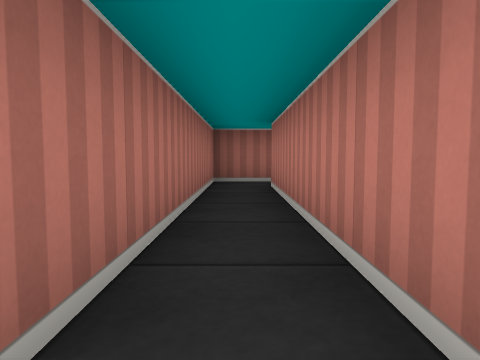
view 1 (above)

13 first-person views from a walk through a cub3D ray-caster map. The camera is about half as high as the walls, tilts 4° down and sees 70° across. The floor is counted in squares. Each view is taken from the middle of a square. On the plan, view 1 faces up. The plan holds only what a view shows up to about 9 squares ahead; the rest is blank.

view 2
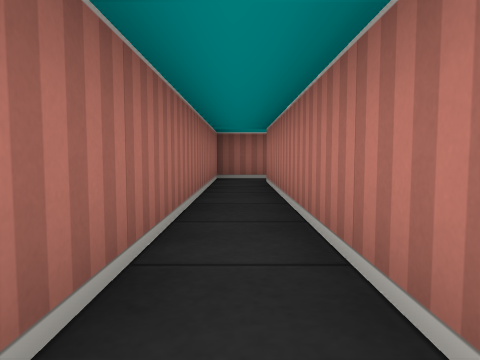

view 3
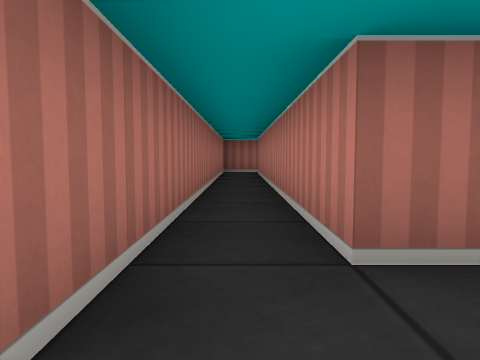

view 4
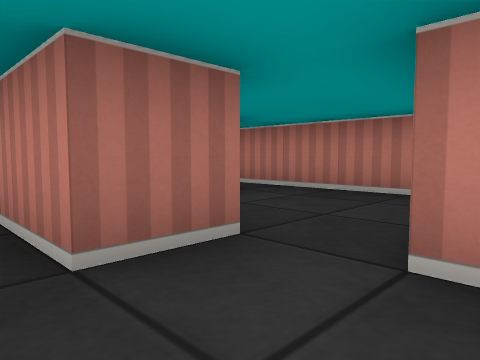

view 5
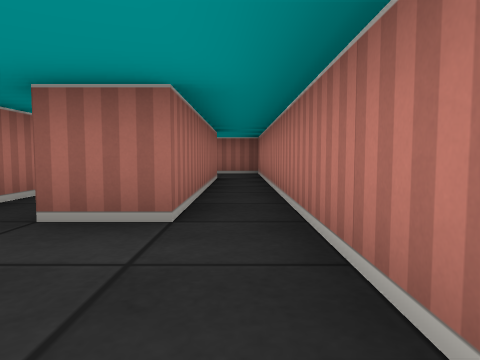

view 6
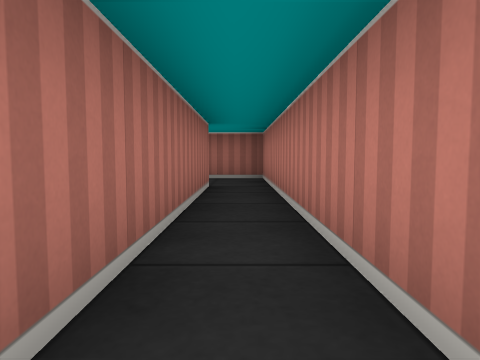

view 7
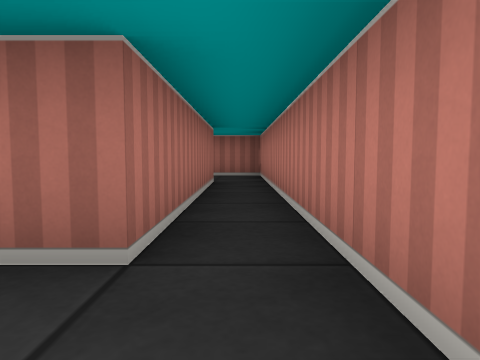

view 8
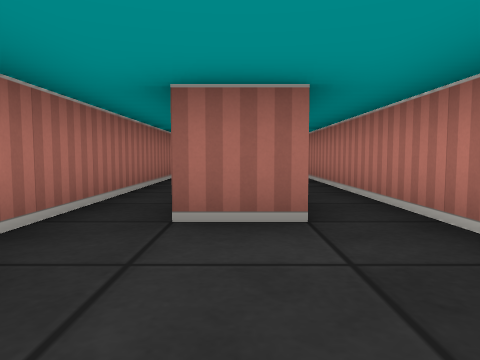

view 9
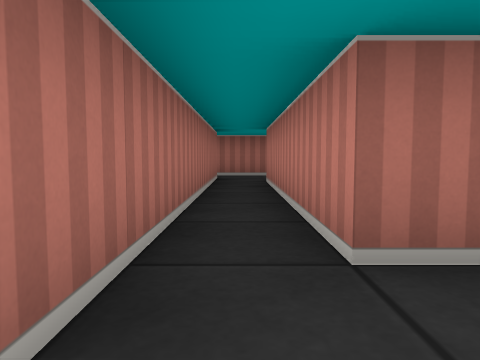

view 10
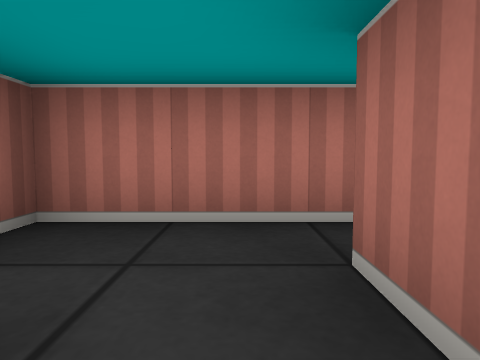

view 11
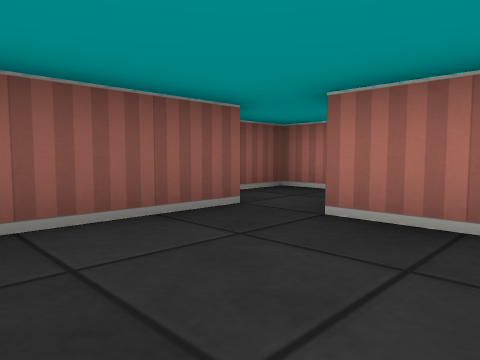

view 12
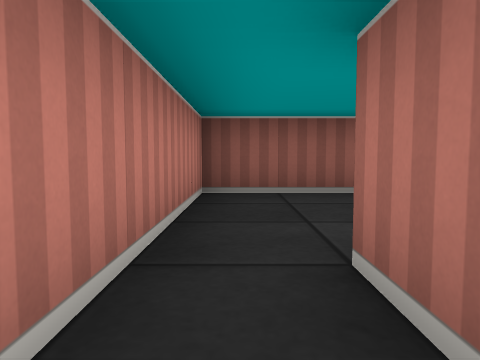

view 13
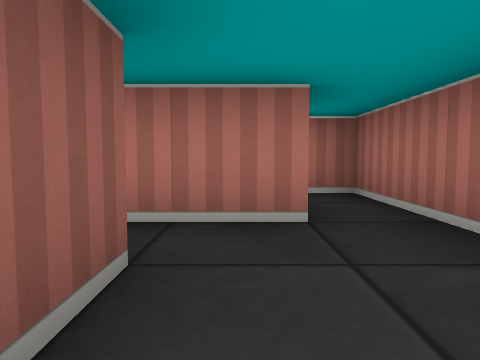

### Floor plan
Points are (right, up) in squares from view 1. A wall is a line through its corners. A room is listed if a view was taken in it or the views show most of it. See-through windows are left out.
Room 1 (views 1, 2, 3, 4)
walls: (0.5, -2.5) (0.5, 5.5); (0.5, 6.5) (-0.5, 6.5) (-0.5, -4.5) (0.5, -4.5)
ways out: opening at (1, -3) to room 2; opening at (1, 6) to room 2
Room 2 (views 5, 6, 7, 8, 9, 10, 11, 12, 13)
walls: (2.5, -0.5) (2.5, 4.5) (3.5, 4.5) (3.5, -0.5) (2.5, -0.5); (1.5, -3.5) (4.5, -3.5) (4.5, 6.5) (0.5, 6.5); (1.5, 5.6) (1.5, -2.5) (0.5, -2.5)
ways out: opening at (1, -3) to room 1; opening at (1, 6) to room 1

Where each view was taken, in squares from view 1:
view 1: 0 up, 0 right, facing up
view 2: 1 down, 0 right, facing up
view 3: 4 down, 0 right, facing up
view 4: 4 down, 0 right, facing up-right
view 5: 3 down, 4 right, facing up
view 6: 1 down, 4 right, facing up
view 7: 2 down, 4 right, facing up
view 8: 3 down, 3 right, facing up
view 9: 2 down, 2 right, facing up
view 10: 3 down, 2 right, facing left
view 11: 1 down, 4 right, facing down-left
view 12: 1 up, 4 right, facing down
view 13: 5 up, 4 right, facing left
